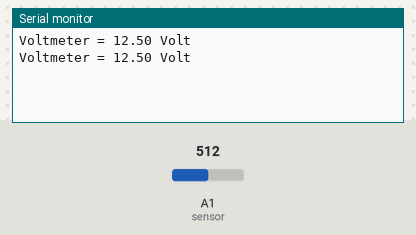
This sketch was run on a simulated Arduino Uno, built with avr-gcc and run on an emulated ATmega328P. Shown: the last lines printed to the serial monitor. The inputs (shaded band) are chosen by the test bench; at power-on: A1 (sensor) = 512.

Above: at 2.8 s.
2.9 s: A1 (sensor) set to 716
At 4.4 s:
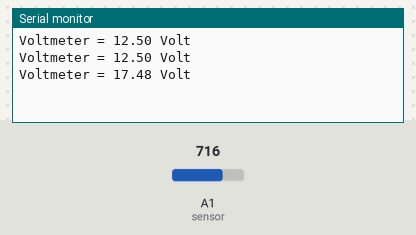
5.6 s: A1 (sensor) set to 900
At 7.1 s:
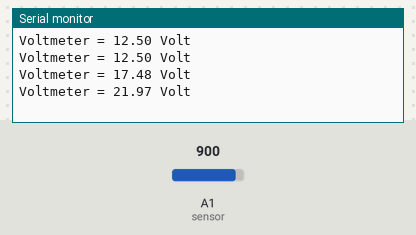
Timing chart, 0 to 8.6 s (numbered marks = the images above; inputs shaded):
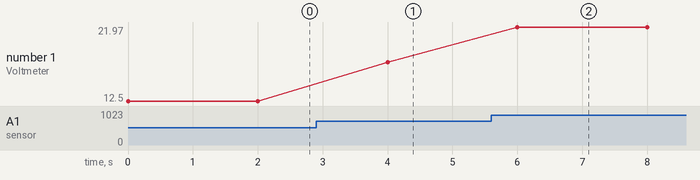

The sketch:

Volt_Sensor.ino
```cpp
const int sensor = A1;
void setup() {
  pinMode(sensor, INPUT);
  Serial.begin(9600);
}
void loop() {
  double val = mapf(analogRead(A1), 0, 1024, 0, 25);
  Serial.print("Voltmeter = ");
  Serial.print(val);
  Serial.println(" Volt");
   delay(2000);
}
double mapf(double val, double in_min, double in_max, double out_min, double out_max) {
  return (val - in_min) * (out_max - out_min) / (in_max - in_min) + out_min;
}
```

Measured:
- after the input at 2.9 s, the serial monitor: prints a new line after 1.1 s (image 1)
- after the input at 5.6 s, the serial monitor: prints a new line after 0.40 s (image 2)
- plotted number 1: 12.5 → 17.48 after the input at 2.9 s, 17.48 → 21.97 after the input at 5.6 s
